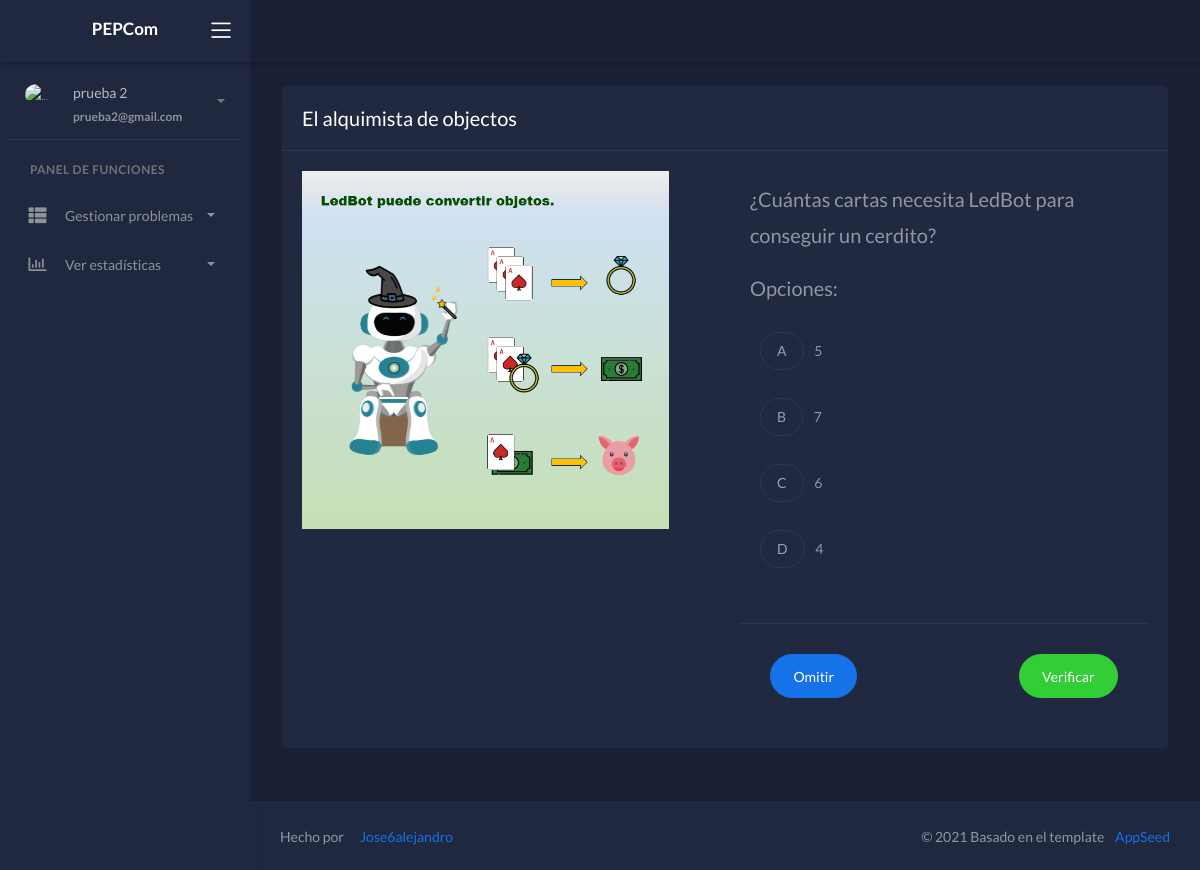
Page /home/question/ (signed in) on the committed database.
### crud_problems_app/models.py (models this page shows, shortened)
class User_Create_Problem(models.Model):
   user = models.ForeignKey(User, on_delete=models.CASCADE, blank=True)
   name = models.CharField(max_length=60)
   question = models.CharField(max_length=100)
   correct_option = models.CharField(max_length=70)
   distractor1 = models.CharField(max_length=70)
   distractor2 = models.CharField(max_length=70)
   distractor3 = models.CharField(max_length=70)
   explanation = models.CharField(max_length=250)
   image = models.ImageField(upload_to=user_directory_path, null = True)
   abstraction = models.BooleanField(blank=True)
   decomposition = models.BooleanField(blank=True)
   algorithms = models.BooleanField(blank=True)
   generalization = models.BooleanField(blank=True)
   evaluation = models.BooleanField(blank=True)

### training_app/views.py (the view)
# urls.py: path('home/question/',views.practice_problem, name="question"),
@login_required()
def practice_problem(request):
    user_active = request.user.user_profile_set.get()
    user_teacher =User_Profile.objects.filter(access_code=user_active.access_code, user_role=False)
    if request.method == "POST":
        select_option = request.POST.get("value")
        correct = request.POST.get("correct")
        name = request.user.first_name
        if select_option == correct:
            messages.success(request, "Muy bien, "+ name)
        else:
            messages.error(request, "Ouh, la respuesta es incorrecta")
        return redirect("question")
    else:
        problems = list(User_Create_Problem.objects.filter(user_id=user_teacher[0].user_id))
        select_problem = random.choice(problems)
        list_options = [select_problem.correct_option, select_problem.distractor1,
                    select_problem.distractor2, select_problem.distractor3]
        random_options = random.sample(list_options, len(list_options))
        correct_option = select_problem.correct_option
    return render(request, 'question.html',
                {"problem": select_problem,
                "option": random_options,
                "correct": select_problem.correct_option
                })

### templates/question.html (shortened to what this page needs)
{% extends "layouts/base.html" %}
{% block content %}
	<div class="wrapper">
		{% include 'includes/navigation.html' %}
        {% include 'includes/sidebar.html' %}
		<div class="main-panel">
			<div class="content">
			<div class="page-inner">
				<div class="row">
					<div class="col-md-12">
						<div class="card">
							<div class="card-header">
								<div class="card-title">
									{{problem.name}}
								</div>
							</div>
							<div class="card-body">
								<div class="row">
									<div class="col-md-6 col-lg-6">
										<div>
											<img src="/static/assets/img/problems/{{problem.image.name}}" class="img-fluid " alt="Responsive image" width="90%" height="90%">
										</div>
									</div>
									<div class="col-md-6 col-lg-6">
										<form method='post' action=''>
											<div class="form-group">
												<p class=" blockquote blockquote-primary">{{problem.question}}</p>
												<p class=" blockquote blockquote-primary">Opciones:</p>
												<div class="selectgroup-pills">
													<div class="form-check">
													<label class="selectgroup-item">
														<span class="selectgroup-button">A</span>
													</label>
														{{option.0}}
													</div>
													<div class="form-check">
													<label class="selectgroup-item">
														<span class="selectgroup-button">B</span>
													</label>
														{{option.1}}
													</div>
													<div class="form-check">
													<label class="selectgroup-item">
														<span class="selectgroup-button">C</span>
													</label>
														{{option.2}}
													</div>
													<div class="form-check">
													<label class="selectgroup-item">
														<span class="selectgroup-button">D</span>
													</label>
														{{option.3}}
													</div>
												</div>
											</div>
											<div class=" d-flex card-action">
												<a class="btn btn-primary btn-round" href="{% url 'question' %}">Omitir</a>
												<button type="submit" class="btn btn-success ml-auto btn-round">Verificar</button>
											</div>
										</form>
									</div>
								</div>
							</div>
						</div>
					</div>
				</div>
			</div>
			</div>
		{% include 'includes/footer.html' %}
		</div>
	</div>
{% endblock content %}

### templates/includes/sidebar.html (shortened to what this page needs)
		<div class="sidebar sidebar-style-2" data-background-color="dark2">
			<div class="sidebar-wrapper scrollbar scrollbar-inner">
				<div class="sidebar-content">
					<div class="user">
						<div class="avatar-sm float-left mr-2">
							<img src="/static/assets/img/icon2.png" alt="..." class="avatar-img rounded-circle">
						</div>
						<div class="info">
							<a data-toggle="collapse" href="#collapseExample" aria-expanded="true">
								<span>
									{{ request.user.first_name }}
									{{ request.user.last_name }}
									<span class="user-level">
										{{ request.user.email }}
									</span>
									<span class="caret"></span>
								</span>
							</a>
						</div>
					</div>
				{% if not user.user_profile_set.first.user_role%}
					<ul class="nav nav-primary">
						<li class="nav-section">
							<h4 class="text-section">Panel de funciones </h4>
						</li>
						<li class="nav-item {% if 'ui-' in segment %} active {% endif %}">
							<a data-toggle="collapse" href="#base">
								<i class="fas fa-th-list"></i>
								<p>Gestionar problemas</p>
								<span class="caret"></span>
							</a>
						</li>
						<li class="nav-item {% if 'charts' in segment %} active {% endif %}">
							<a data-toggle="collapse" href="#charts">
								<i class="far fa-chart-bar"></i>
								<p>Ver estadísticas</p>
								<span class="caret"></span>
							</a>
						</li>
					</ul>
				{% endif %}
				</div>
			</div>
		</div>

### rows in the picture
User_Create_Problem: name "El alquimista de objectos", image.name (picture), question "¿Cuántas cartas necesita LedBot para conseguir un cerdito?"

### other values in the picture
{{ request.user.first_name }} "prueba"
{{ request.user.last_name }} "2"
{{ request.user.email }} "prueba2@gmail.com"
{{ option.0 }} "5"
{{ option.1 }} "7"
{{ option.2 }} "6"
{{ option.3 }} "4"
